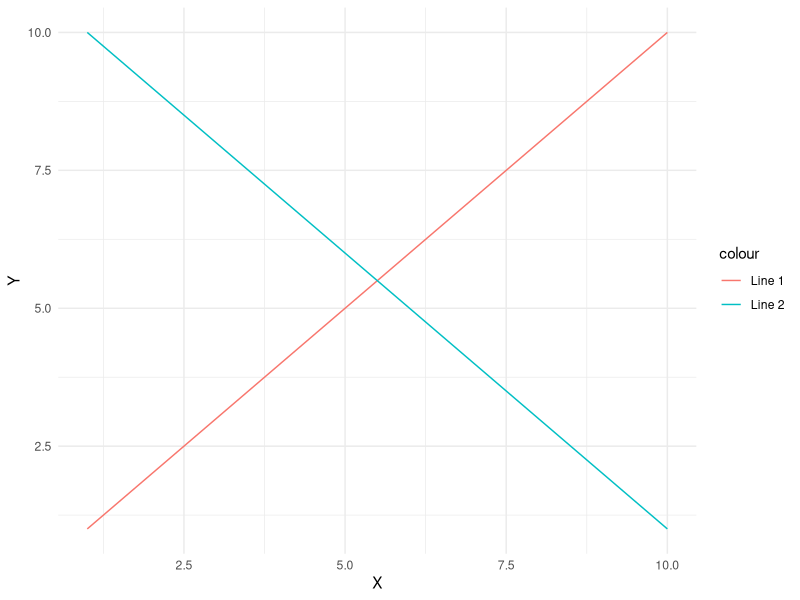

Recreate this plot in R.
## ---- chunk 1

## ---- chunk 2
#| label: fig-complex
#| fig-cap: "An **example** plot"
#| fig-alt: "A plot showing multiple lines and a legend."
#| fig-width: 8
#| fig-height: 5

library(ggplot2)

data <- data.frame(
  x = 1:10,
  y1 = 1:10,
  y2 = 10:1
)
ggplot(data, aes(x = x)) +
  geom_line(aes(y = y1, color = "Line 1")) +
  geom_line(aes(y = y2, color = "Line 2")) +
  labs(x = "X", y = "Y") +
  theme_minimal()
## ---- chunk 3
#| label: tbl-complex
#| tbl-cap: "An **example** table"
#| tbl-colwidths: [15,35,25,25]

library(knitr)

data <- data.frame(
  Category = c("A", "B", "C", "D"),
  Description = c("Longer description for A", "Description for B", "Short description", "Another longer description for D"),
  Value1 = c(12.345, 6.789, 1.234, 9.876),
  Value2 = c(100, 25, 500, 75)
)

kable(data, "pipe", align = c("l", "l", "r", "r"))
## ---- chunk 4
# This R code block will be executed.
x <- 10
y <- 5
print(x + y)
